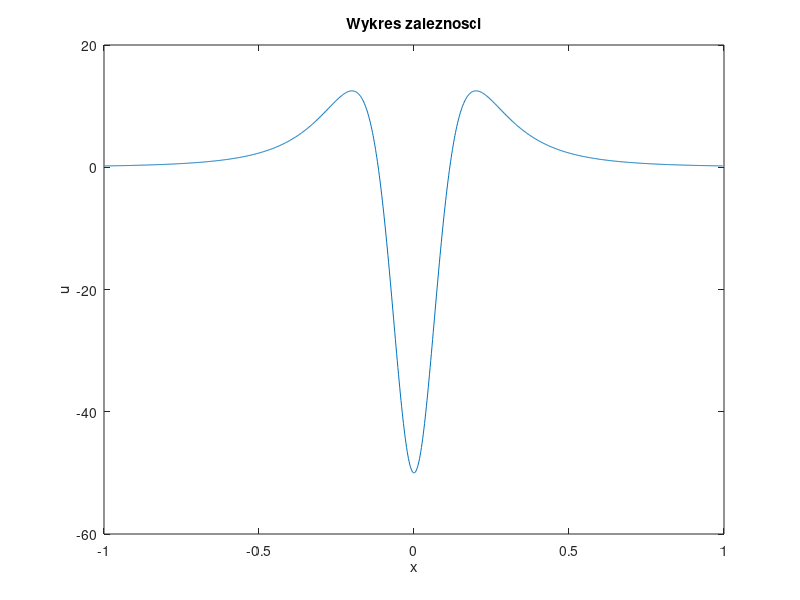

Reproduce this figure in MATLAB.
close all; clear; clc;

f = @(x) 1.0 ./ (1.0 + 25.0 * x .* x);

N = 1000 - 1;

a = 1.0;
b = 4.0;
c = ones(N, 1);
u = zeros(N, 1);
h = 2.0 / (N + 1);
x = ((-1) : h : 1)';

n = N - 1;

fx = f(x);
g = 6.0 / (h * h) * (fx(1:n) - 2 * fx(2:N) + fx(3:(N+1)));
u = g;

c(1) = c(1) / 3;
u(1) = u(1) / 3;

for i = 2 : (n - 1)
  d = b - a * c(i - 1);
  c(i) = c(i) / d;
  u(i) = (u(i) - a * u(i - 1)) / d;
end

u(n) = (u(n) - a * u(n - 1)) / (3 - a * c(n - 1));

for i = (n - 1) : -1 : 1
  u(i) = u(i) - c(i) * u(i + 1);
end


c = ones(N, 1);
q = zeros(n, 1);
q(1) = 1; q(n) = 1;
c(1) = c(1) / 3;
q(1) = q(1) / 3;

for i = 2 : (n - 1)
  d = b - a * c(i - 1);
  c(i) = c(i) / d;
  q(i) = (q(i) - a * q(i - 1)) / d;
end

q(n) = (q(n) - a * q(n - 1)) / (3 - a * c(n - 1));

for i = (n - 1) : -1 : 1
  q(i) = q(i) - c(i) * q(i + 1);
end

u = u - ((u(1) + u(n)) / (1 + q(1) + q(n))) * q;

fig = figure;
plot(x(2:N), u);
xlabel('x');
ylabel('u');
title('Wykres zaleznosci');
saveas(fig, 'fig4.png');
close(fig);

Au = 4 * u + [u(2:n); 0] + [0; u(1:(n-1))];
Au(1) = Au(1) + u(n);
Au(n) = Au(n) + u(1);
R = Au - g;

% norma euklidesowa
err_2 = norm(R, 2)

% norma maksumum
err_inf = norm(R, inf)